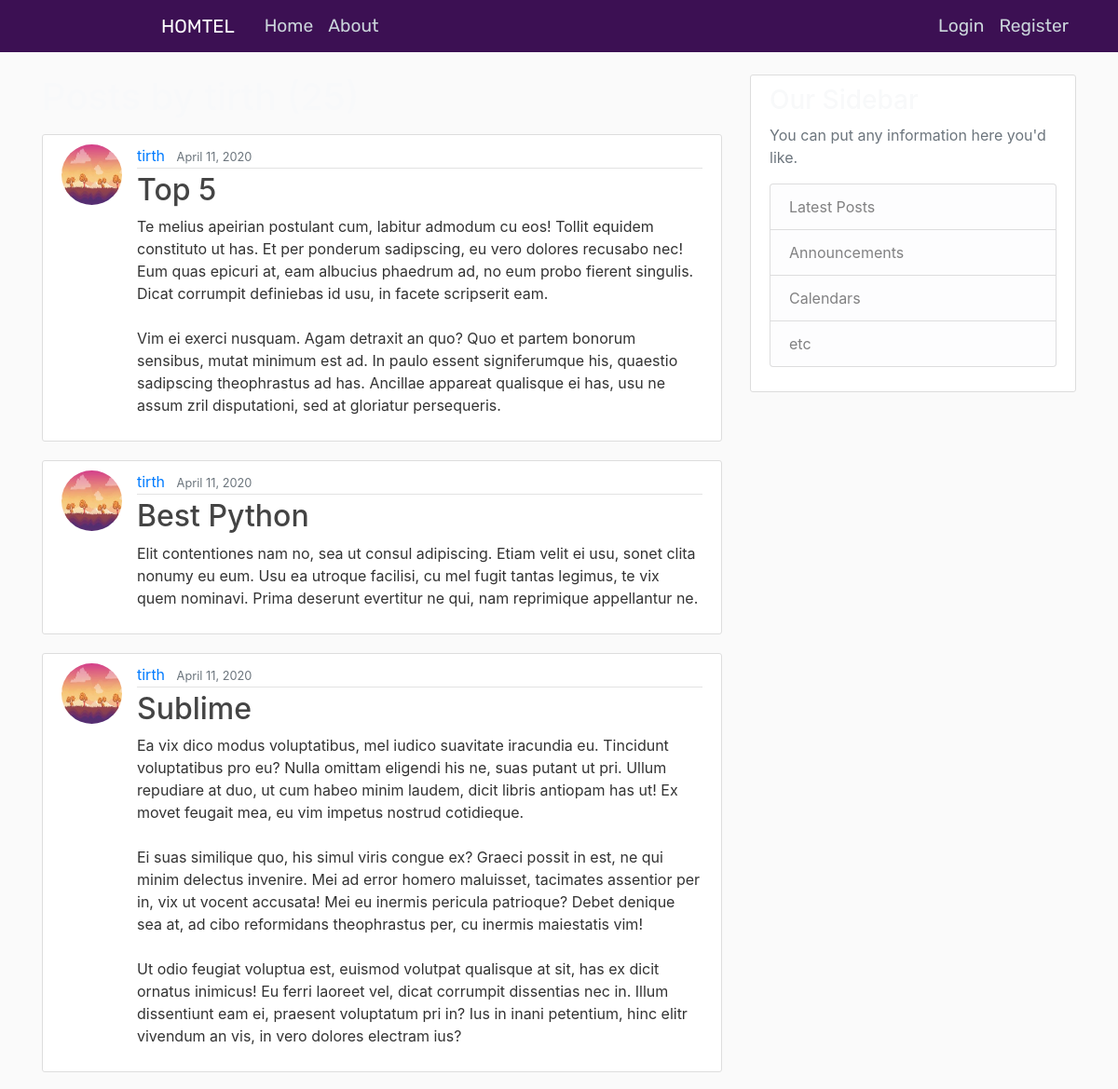
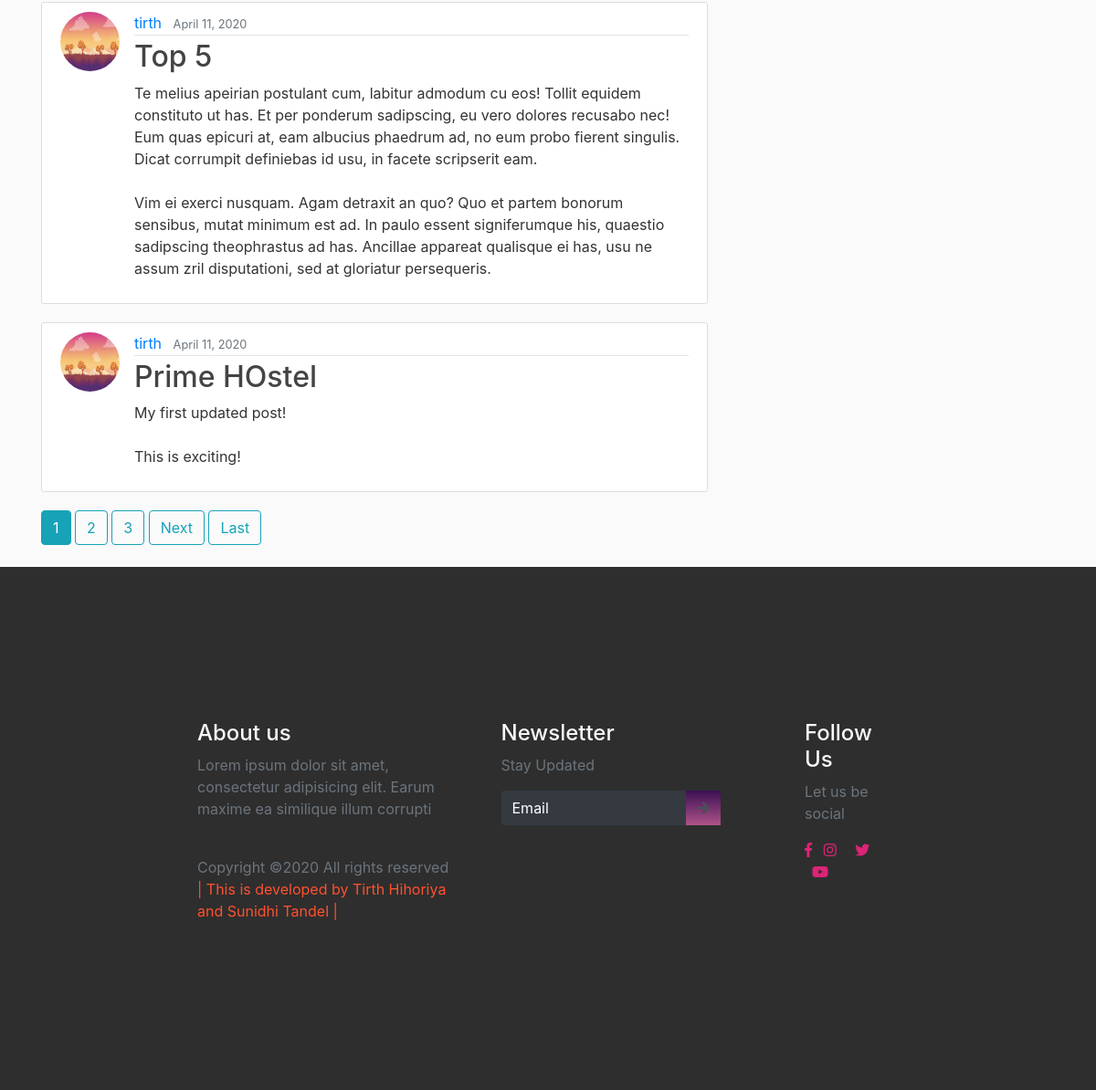
Page /user/tirth on the committed database (2 pictures, top to bottom).
### blog/models.py (models this page shows, shortened)
class Post(models.Model):
    hostel_name = models.CharField(max_length=100)
    content = models.TextField()
    date_posted = models.DateTimeField(
        default=timezone.now
    )  # only when post was created use--> auto_now_add=True
    author = models.ForeignKey(User, on_delete=models.CASCADE)

### users/models.py (models this page shows, shortened)
class Profile(models.Model):
    user = models.OneToOneField(User, on_delete=models.CASCADE)
    image = models.ImageField(default="default.jpg", upload_to="profile_pics")

### blog/views.py (the view)
# urls.py: path("user/<str:username>", UserPostListView.as_view(), name="user-posts"),
class UserPostListView(ListView):
    model = Post
    template_name = "blog/user_posts.html"  # <app>/<model>_<viewtype>.html
    context_object_name = "posts"
    paginate_by = 5
    def get_queryset(self):
        user = get_object_or_404(User, username=self.kwargs.get("username"))
        return Post.objects.filter(author=user).order_by("-date_posted")

### blog/templates/blog/user_posts.html (shortened to what this page needs)
{% extends "blog/base.html" %}
{% block content %}
<h1 class="mb-3"> Posts by {{ view.kwargs.username }} ({{ page_obj.paginator.count }}) </h1>
    {% for post in posts %}
        <article class="media content-section">
            <img src="{{ post.author.profile.image.url }}" alt="profile_pic" class="rounded-circle article-img">
            <div class="media-body">
            <div class="article-metadata">
                <a class="mr-2" href="{% url 'user-posts' post.author.username %}">{{ post.author }}</a>
                <small class="text-muted">{{ post.date_posted|date:"F d, Y" }}</small>
            </div>
            <h2><a class="article-title" href="{% url 'post-detail' post.id %}">{{ post.hostel_name }}</a></h2>
            <p class="article-content">{{ post.content }}</p>
            </div>
        </article>
    {% endfor %}
    {% if is_paginated %}
        {% for num in page_obj.paginator.page_range %}
            {% if page_obj.number == num %}
                <a href="?page={{ num }}" class="btn btn-info mb-4">{{ num }}</a>
            {% elif num > page_obj.number|add:'-3' and num < page_obj.number|add:'3' %}
                <a href="?page={{ num }}" class="btn btn-outline-info mb-4">{{ num }}</a>
            {% endif %}
        {% endfor %}
        {% if page_obj.has_next %}
            <a href="?page={{ page_obj.next_page_number }}" class="btn btn-outline-info mb-4">Next</a>
            <a href="?page={{ page_obj.paginator.num_pages }}" class="btn btn-outline-info mb-4">Last</a>
        {% endif %}
    {% endif %}
{% endblock content %}

### blog/templates/blog/base.html (shortened to what this page needs)
{% load static %}
<!DOCTYPE html>
<html >
  <head>
    <link rel="stylesheet" href="https://stackpath.bootstrapcdn.com/bootstrap/4.4.1/css/bootstrap.min.css">
    <link rel="stylesheet" type="text/css" href="{% static 'blog/main.css' %}">
    <link rel="stylesheet" href="https://use.fontawesome.com/releases/v5.7.2/css/all.css"
>
  <link rel="stylesheet" href="{% static 'blog/Style.css' %}" />
  <link rel="stylesheet" href="{% static 'blog/mobile-style.css' %}">
  <link rel="stylesheet" href="{% static 'blog/main.js' %}">
</head>
<body>
    <header class="site-header">
        <nav class="navbar navbar-expand-md navbar-dark bg-steel fixed-top">
        <div class="container">
            <a class="navbar-brand mr-4" href="{% url 'blog-home' %} ">HOMTEL</a>
            <div class="collapse navbar-collapse" id="navbarToggle">
            <div class="navbar-nav mr-auto">
                <a class="nav-item nav-link" href="{% url 'blog-home' %} ">Home</a>
                <a class="nav-item nav-link" href="{% url 'blog-about' %} ">About</a>
            </div>
            <div class="navbar-nav">
              {% if user.is_authenticated %}
                <a class="nav-item nav-link" href="{% url 'post-create' %}">New Hostel</a>
                <a class="nav-item nav-link" href="{% url 'profile' %}">Profile</a>
                <a class="nav-item nav-link" href="{% url 'logout' %}">Logout</a>
              {% else %}
                <a class="nav-item nav-link" href="{% url 'login' %}">Login</a>
                <a class="nav-item nav-link" href="{% url 'register' %}">Register</a>
              {% endif %}
            </div>
            </div>
        </div>
        </nav>
    </header>
    <main role="main" class="container">
        <div class="row">
          <div class="col-md-8">
            {% block content %}{% endblock %}
          </div>
          <div class="col-md-4">
            <div class="content-section">
              <h3>Our Sidebar</h3>
              <p class='text-muted'>You can put any information here you'd like.
                <ul class="list-group">
                  <li class="list-group-item list-group-item-light">Latest Posts</li>
                  <li class="list-group-item list-group-item-light">Announcements</li>
                  <li class="list-group-item list-group-item-light">Calendars</li>
                  <li class="list-group-item list-group-item-light">etc</li>
                </ul>
              </p>
            </div>
          </div>
        </div>
      </main>
      <footer>
        <div class="container-fluid p-0">
          <div class="row text-left">
            <div class="col-md-5 col-sm-5">
              <h4 class="text-light">About us</h4>
              <p class="text-muted">Lorem ipsum dolor sit amet, consectetur adipisicing elit. Earum maxime ea similique illum corrupti</p>
              <p class="pt-4 text-muted">Copyright ©2020 All rights reserved <br>
                <span> |  This is developed by Tirth Hihoriya and Sunidhi Tandel  |</span>
              </p>
            </div>
            <div class="col-md-5 col-sm-12">
              <h4 class="text-light">Newsletter</h4>
              <p class="text-muted">Stay Updated</p>
              <form class="form-inline">
                <div class="col pl-0">
                  <div class="input-group pr-5">
                    <input type="text" class="form-control bg-dark text-white" id="inlineFormInputGroupUsername2" placeholder="Email">
                    <div class="input-group-prepend">
                      <div class="input-group-text">
                        <i class="fas fa-arrow-right"></i>
                      </div>
                    </div>
                  </div>
                </div>
              </form>
            </div>
            <div class="col-md-2 col-sm-12">
              <h4 class="text-light">Follow Us</h4>
              <p class="text-muted">Let us be social</p>
              <div class="column text-light">
                <i class="fab fa-facebook-f"></i>
                <i class="fab fa-instagram"></i>
                <i class="fab fa-twitter"></i>
                <i class="fab fa-youtube"></i>
              </div>
            </div>
          </div>
        </div>
      </footer>
</body>
</html>

### blog/static/blog/main.css (style rules this page uses)
body { background: #fafafa; color: #333333; margin-top: 5rem; }
h1, h2, h3, h4, h5, h6 { color: #f8f9fa; }
ul { margin: 0; }
.bg-steel { background-color: #3c1053; }
.site-header .navbar-nav .nav-link { color: #cbd5db; }
.content-section { background: #ffffff; padding: 10px 20px; border: 1px solid #dddddd; border-radius: 3px; margin-bottom: 20px; }
.article-title { color: #444444; }
.article-content { white-space: pre-line; }
.article-img { height: 65px; width: 65px; margin-right: 16px; }
.article-metadata { padding-bottom: 1px; margin-bottom: 4px; border-bottom: 1px solid #e3e3e3 }

### blog/static/blog/Style.css (style rules this page uses)
* { box-sizing: border-box; }
header, section { overflow-x: hidden; }
:root { --Rubik-font: "Rubik", cursive; --Rubik: "Rubik", cursive; --Patua: "Patua One", cursive; --Lobster: "lobster", cursive; --light-black: #2e2c2caf; --bggradient: linear-gradient(to bottom, #3c1053 ,#ad5389); --light-gray: rgba(255, 255, 255, 0.877); }
header a { font-family: var(--Rubik); font-size: 0.9em; color: whitesmoke; }
header .nav-item:last-child { padding-right: 10.5em; }
header .nav-item { padding: 0.2em; }
header .navbar-brand { padding-left: 8rem; }
header { background: #3c1053; background: var(--bggradient); }
footer { background: rgba(0, 0, 0, 0.815); overflow-x: hidden; padding: 14vmin 18vmin; }
footer p > span { color: #ff512f; }
footer input { border: none !important; }
footer input::placeholder { color: white !important; }
footer .input-group .input-group-text { background: var(--bggradient); border: none; }
footer .column i { color: #dd2476; }
footer .column i + i { padding: 0 0.5em; }

### blog/templates/blog/base.html (style rules this page uses)
.bg-steel { background-color: #3c1053; }
header a { font-family: var(--Rubik); font-size: 1.2em; color: whitesmoke; }

### rows in the picture
Post: author.profile.image (picture), author "tirth", date_posted "April 11, 2020", hostel_name "Top 5", content "Te melius apeirian postulant cum, labitur admodum cu eos! Tollit equidem constituto ut has. Et per ponderum sadipscing, eu vero dolores recusabo nec! Eum quas epicuri at, eam albucius phaedrum ad, no eum probo fierent singulis. Dicat corrumpit definiebas id usu, in facete scripserit eam. Vim ei exerci nusquam. Agam detraxit an quo? Quo et partem bonorum sensibus, mutat minimum est ad. In paulo essent signiferumque his, quaestio sadipscing theophrastus ad has. Ancillae appareat qualisque ei has, usu ne assum zril disputationi, sed at gloriatur persequeris."
Post: author.profile.image (picture), author "tirth", date_posted "April 11, 2020", hostel_name "Best Python", content "Elit contentiones nam no, sea ut consul adipiscing. Etiam velit ei usu, sonet clita nonumy eu eum. Usu ea utroque facilisi, cu mel fugit tantas legimus, te vix quem nominavi. Prima deserunt evertitur ne qui, nam reprimique appellantur ne."
Post: author.profile.image (picture), author "tirth", date_posted "April 11, 2020", hostel_name "Sublime", content "Ea vix dico modus voluptatibus, mel iudico suavitate iracundia eu. Tincidunt voluptatibus pro eu? Nulla omittam eligendi his ne, suas putant ut pri. Ullum repudiare at duo, ut cum habeo minim laudem, dicit libris antiopam has ut! Ex movet feugait mea, eu vim impetus nostrud cotidieque. Ei suas similique quo, his simul viris congue ex? Graeci possit in est, ne qui minim delectus invenire. Mei ad error homero maluisset, tacimates assentior per in, vix ut vocent accusata! Mei eu inermis pericula patrioque? Debet denique sea at, ad cibo reformidans theophrastus per, cu inermis maiestatis vim! Ut odio feugiat voluptua est, euismod volutpat qualisque at sit, has ex dicit ornatus inimicus! Eu…"
Post: author.profile.image (picture), author "tirth", date_posted "April 11, 2020", hostel_name "Top 5", content "Te melius apeirian postulant cum, labitur admodum cu eos! Tollit equidem constituto ut has. Et per ponderum sadipscing, eu vero dolores recusabo nec! Eum quas epicuri at, eam albucius phaedrum ad, no eum probo fierent singulis. Dicat corrumpit definiebas id usu, in facete scripserit eam. Vim ei exerci nusquam. Agam detraxit an quo? Quo et partem bonorum sensibus, mutat minimum est ad. In paulo essent signiferumque his, quaestio sadipscing theophrastus ad has. Ancillae appareat qualisque ei has, usu ne assum zril disputationi, sed at gloriatur persequeris."
Post: author.profile.image (picture), author "tirth", date_posted "April 11, 2020", hostel_name "Prime HOstel", content "My first updated post! This is exciting!"

### other values in the picture
{{ num }} "1"
{{ num }} "2" "3"
